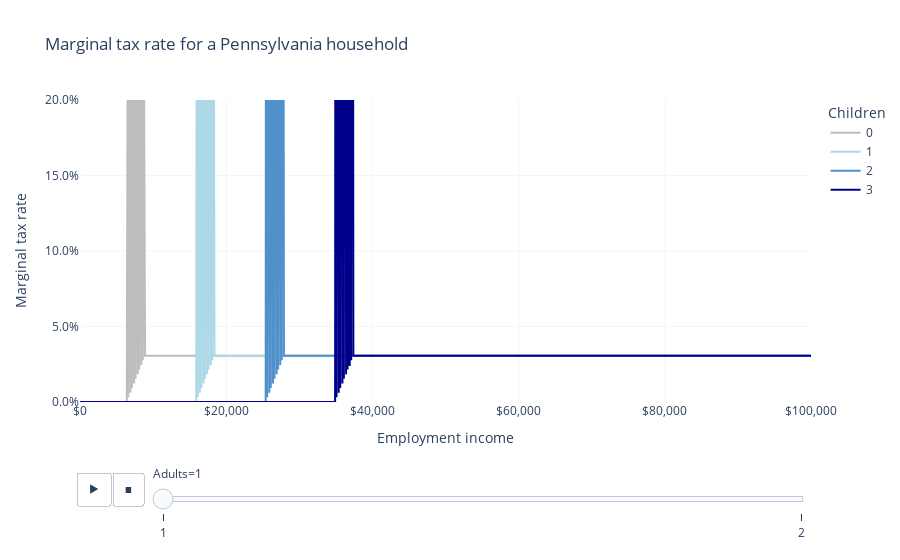

This figure's notebook cell:
### Markdown cell above
Total marginal tax rates range from -20.3% to +15.3%, excluding cliffs.

### Code cell
fig = px.line(
    df,
    "employment_income",
    "mtr",
    color="children",
    animation_frame="adults",
    labels=LABELS,
    title="Marginal tax rate for a Pennsylvania household",
    color_discrete_map=COLOR_MAP,
)
fig.update_layout(
    xaxis_tickformat="$,",
    yaxis_tickformat=".1%",
    yaxis_range=[0, 0.2],
    plot_bgcolor="white",
    xaxis_gridcolor=LIGHT_GRAY,
    yaxis_gridcolor=LIGHT_GRAY,
)
fig.show()

### Figure 1 — Plotly figure (JSON) as saved in the notebook; plotly's stock layout.template omitted (floating-point values rounded to 4 significant figures; data arrays with more than 128 entries replaced by an {"elided": "..."} marker saying what was removed)
{"data": [{"hovertemplate": "Children=0<br>Adults=1<br>Employment income=%{x}<br>Marginal tax rate=%{y}<extra></extra>", "legendgroup": "0", "line": {"color": "#BDBDBD", "dash": "solid"}, "marker": {"symbol": "circle"}, "mode": "lines", "name": "0", "orientation": "v", "showlegend": true, "type": "scatter", "x": {"elided": "1001 int values"}, "xaxis": "x", "y": {"elided": "1001 float values"}, "yaxis": "y"}, {"hovertemplate": "Children=1<br>Adults=1<br>Employment income=%{x}<br>Marginal tax rate=%{y}<extra></extra>", "legendgroup": "1", "line": {"color": "lightblue", "dash": "solid"}, "marker": {"symbol": "circle"}, "mode": "lines", "name": "1", "orientation": "v", "showlegend": true, "type": "scatter", "x": {"elided": "1001 int values"}, "xaxis": "x", "y": {"elided": "1001 float values"}, "yaxis": "y"}, {"hovertemplate": "Children=2<br>Adults=1<br>Employment income=%{x}<br>Marginal tax rate=%{y}<extra></extra>", "legendgroup": "2", "line": {"color": "#5091cc", "dash": "solid"}, "marker": {"symbol": "circle"}, "mode": "lines", "name": "2", "orientation": "v", "showlegend": true, "type": "scatter", "x": {"elided": "1001 int values"}, "xaxis": "x", "y": {"elided": "1001 float values"}, "yaxis": "y"}, {"hovertemplate": "Children=3<br>Adults=1<br>Employment income=%{x}<br>Marginal tax rate=%{y}<extra></extra>", "legendgroup": "3", "line": {"color": "darkblue", "dash": "solid"}, "marker": {"symbol": "circle"}, "mode": "lines", "name": "3", "orientation": "v", "showlegend": true, "type": "scatter", "x": {"elided": "1001 int values"}, "xaxis": "x", "y": {"elided": "1001 float values"}, "yaxis": "y"}], "layout": {"legend": {"title": {"text": "Children"}, "tracegroupgap": 0}, "plot_bgcolor": "white", "sliders": [{"active": 0, "currentvalue": {"prefix": "Adults="}, "len": 0.9, "pad": {"b": 10, "t": 60}, "steps": [{"args": [["1"], {"frame": {"duration": 0, "redraw": false}, "fromcurrent": true, "mode": "immediate", "transition": {"duration": 0, "easing": "linear"}}], "label": "1", "method": "animate"}, {"args": [["2"], {"frame": {"duration": 0, "redraw": false}, "fromcurrent": true, "mode": "immediate", "transition": {"duration": 0, "easing": "linear"}}], "label": "2", "method": "animate"}], "x": 0.1, "xanchor": "left", "y": 0, "yanchor": "top"}], "title": {"text": "Marginal tax rate for a Pennsylvania household"}, "updatemenus": [{"buttons": [{"args": [null, {"frame": {"duration": 500, "redraw": false}, "fromcurrent": true, "mode": "immediate", "transition": {"duration": 500, "easing": "linear"}}], "label": "&#9654;", "method": "animate"}, {"args": [[null], {"frame": {"duration": 0, "redraw": false}, "fromcurrent": true, "mode": "immediate", "transition": {"duration": 0, "easing": "linear"}}], "label": "&#9724;", "method": "animate"}], "direction": "left", "pad": {"r": 10, "t": 70}, "showactive": false, "type": "buttons", "x": 0.1, "xanchor": "right", "y": 0, "yanchor": "top"}], "xaxis": {"anchor": "y", "domain": [0, 1], "gridcolor": "#F5F5F5", "tickformat": "$,", "title": {"text": "Employment income"}}, "yaxis": {"anchor": "x", "domain": [0, 1], "gridcolor": "#F5F5F5", "range": [0, 0.2], "tickformat": ".1%", "title": {"text": "Marginal tax rate"}}}}
